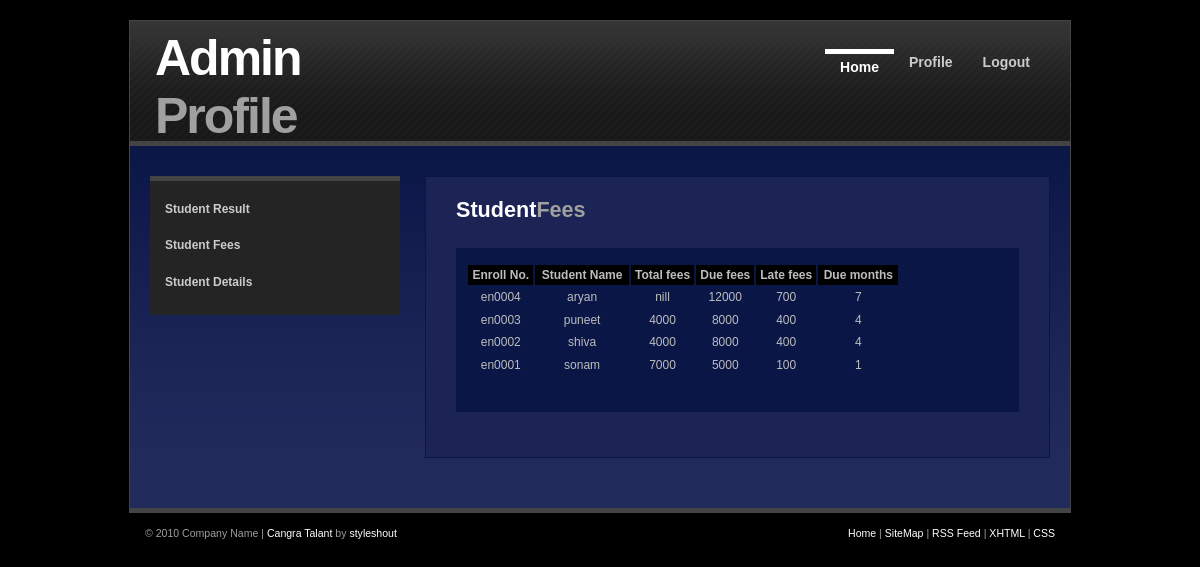
/reg_employee/admin/studentFess.php (signed in), run on the app's committed database.
### tables this page shows
CREATE TABLE `student_tbl` (
  `id` int(11) NOT NULL,
  `enrollment` varchar(50) NOT NULL,
  `pass` varchar(100) NOT NULL,
  `fullname` varchar(100) NOT NULL,
  `age` int(11) NOT NULL,
  `email` varchar(100) NOT NULL,
  `city` varchar(50) NOT NULL,
  `class` varchar(100) NOT NULL,
  `forwarded` varchar(1) NOT NULL,
  `status` varchar(100) NOT NULL
);

### reg_employee/functions.php (called while the page is built, shortened)
<?php
function stuFees(){
      include('config.php');
      $sql="SELECT *, sum(fess_amount) as fees_total, (12000-sum(fess_amount)) as due_fees, max(month) as last_month FROM student_tbl LEFT JOIN student_fees_details ON student_tbl.id = student_fees_details.student_id group by student_tbl.id ORDER BY fees_total ASC";
      $data=mysqli_query($conn,$sql);
      return $data;
}
?>

### reg_employee/admin/studentFess.php (the view, shortened to what this page needs)
<?php
include('../functions.php');
?>
<?php
include('./adminHeader2.php');
?>
<div id="content-wrap">
	<div id="main">
		<div class="box">
			<h1>Student<span class="gray">Fees</span></h1>
			<form action="#">
				<table  width=80% >
					<tr bgcolor=black align="center">
						<th>Enroll No.</th>
						<th>Student Name</th>
						<th>Total fees</th>
						<th>Due fees</th>
						<th>Late fees</th>
						<th>Due months</th>
					</tr>
					<?php
					$data=stuFees();
					while($row=mysqli_fetch_array($data))
					{
						?>
						<tr align="center">
							<td><?=$row['enrollment']?></td>
							<td><?=$row['fullname']?></td>
							<td><?php
							if($row['fees_total']=="")
							{
								echo 'nill';
							}else{
								echo $row['fees_total'];
							}
						?></td>
						<td><?php
						if($row['due_fees']=="")
						{
							echo 12000;
						}else{
							echo $row['due_fees'];
						}
					?></td>
					<td><?php
					$m = 0;
					if($row['last_month'] != "")
					{
						$datetime1 = date_create(date('Y-m-d'));
						$datetime2 = date_create ($row['last_month']);
						$interval = date_diff($datetime1, $datetime2);
						$m = $interval->format('%m');
						echo $late_fees = $m * 100;
					}
					else
					{
						$datetime1 = date_create(date('Y-m-d'));
						$datetime2 = date_create ("2021-07-01");
						$interval = date_diff($datetime1, $datetime2);
						$m = $interval->format('%m');
						echo $late_fees = $m * 100;
					}
					?>
				</td>
				<td><?= $m;?></td>
			</tr>
			<?php
		}
		?>
	</table>
</form>
<br />
</div>
</div>
<?php
include('./adminsidebar.php');
?>
<br />
</div>
</div>
<?php
include('../footer.php');
?>
</body>
</html>

### reg_employee/images/myStyle.css (style rules this page uses)
* { padding: 0; margin: 0; outline: 0; }
body { margin: 0; padding: 0; font: normal 12px/1.7em 'Lucida Grande', 'Lucida Sans Unicode', Geneva, Verdana, Sans-Serif; color: #BDBDBD; background: #000; text-align: center; }
h1, h2, h3 { font: bold 1.3em 'Lucida Grande', 'Lucida Sans Unicode', Geneva, Verdana, Sans-Serif; color: #FFF; }
h1 { font-size: 1.8em; }
p, h1, h2, h3 { margin: 0; padding: 10px 15px; }
form { margin: 15px; padding: 15px 10px; background: #0A1646; }
#content-wrap { clear: both; margin: 0; padding: 0 0 30px 0; }
.box { margin: 10px 20px 20px 15px; padding: 10px 15px; border: 1px solid #0A1646; background-color: #1B2455; }
#main { float: right; width: 645px; margin: 0; padding-top: 20px; }
#main .box { margin-left: 0; }
.gray { color: #A0A0A0; }

### data on the page
student_tbl: enrollment "en0004", fullname "aryan", shows "nill", shows "12000", m "700", m "7"
student_tbl: enrollment "en0003", fullname "puneet", fees_total "4000", due_fees "8000", m "400", m "4"
student_tbl: enrollment "en0002", fullname "shiva", fees_total "4000", due_fees "8000", m "400", m "4"
student_tbl: enrollment "en0001", fullname "sonam", fees_total "7000", due_fees "5000", m "100", m "1"
